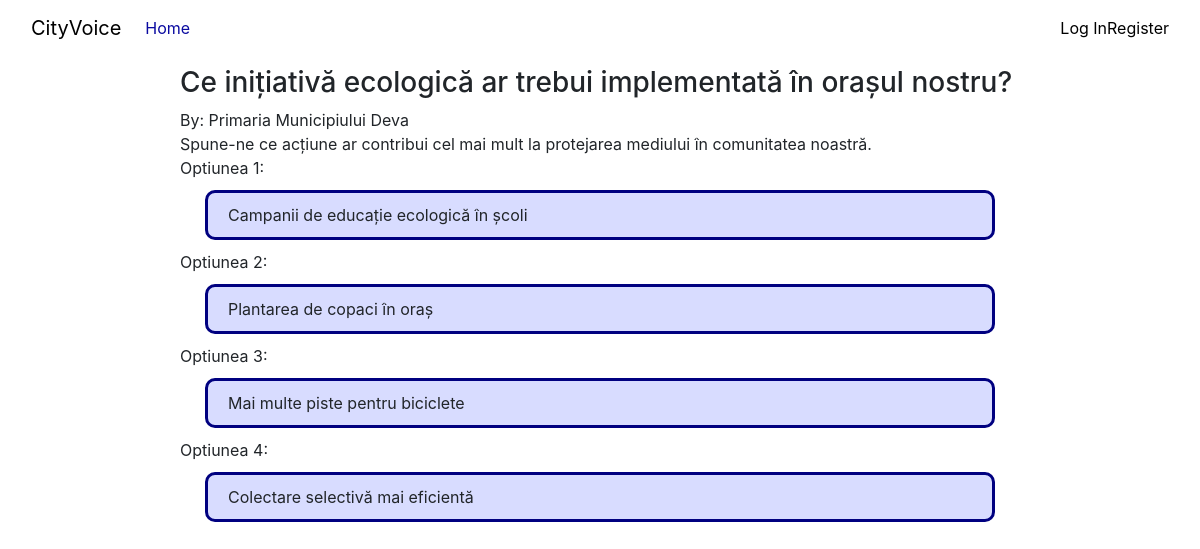
Page /poll/2 on the committed database.
### citysay/models.py (models this page shows, shortened)
class Poll(models.Model):
    creator = models.ForeignKey(User, on_delete=models.CASCADE)
    title = models.CharField(max_length=200)
    description = models.CharField(max_length=2000)
    institution = models.ForeignKey(Institution, null=True, blank=True, on_delete=models.SET_NULL)

class Institution(models.Model):
    code = models.CharField(max_length=10, unique=True)
    name = models.CharField(max_length=200)

class Option(models.Model):
    poll = models.ForeignKey(Poll, on_delete=models.CASCADE)
    title = models.CharField(max_length=400)
    number = models.IntegerField(default=0)
    votes = models.ManyToManyField(User, blank=True, related_name="option")

### citysay/views.py (the view, shortened to what this page needs)
# urls.py: path("poll/<int:poll_id>", views.poll, name="poll"),
def poll(request, poll_id):
    try:
        selected_poll = Poll.objects.get(id=poll_id)
    except Poll.DoesNotExist:
        return HttpResponse("Poll not found", status=404)
    options = Option.objects.filter(poll=selected_poll).order_by("number")
    total_votes = 0
    if not selected_poll:
        return redirect("polls")
    user_voted = False
    return render(request, "citysay/poll.html",{
        "poll": selected_poll,
        "options": options,
        "user_voted": user_voted,
        "total_votes": total_votes,
    })

### citysay/templates/citysay/poll.html (shortened to what this page needs)
{% extends "citysay/layout.html" %}
{% load static %}
{% block body %}
<div class="poll">
    <h3 class="poll-title">{{ poll.title }}</h3>
    <div class="poll-institution">By: {{ poll.institution.name }}</div>
    <div class="poll-descrition">
        {{ poll.description }}
    </div>
    {% if user.is_authenticated %}
        {% if not user_voted %}
        <div class="poll-options-container">
            {% for option in options %}
            <div class="option-number">Optiunea {{ option.number }}:</div>
            <a href="{% url 'vote' poll.id option.id %}">
                <div class="option-card d-flex flex-row">
                    <div class="option-title">{{ option.title }}</div>
                </div>
            </a>
            {% endfor %}
        </div>
        {% else %}
            <div class="poll-options-container">
                <div class="poll-voted">You have already voted!</div>
                <div class="poll-voted-text">Here are the results:</div>
                {% for option in options %}
                <div class="option-number">Optiunea {{ option.number }}:</div>
                <div class="option-card d-flex flex-row">
                    <div class="option-title">{{ option.title }}</div>
                </div>
                <div class="num_votes">Voturi: {{ option.vote_count }}</div>
                {% endfor %}
                <div class="total-num-votes">Numar total de voturi: {{ total_votes }}</div>
            </div>
        {% endif %}
    {% else %}
            <div class="poll-options-container">
                {% for option in options %}
                <div class="option-number">Optiunea {{ option.number }}:</div>
                <div class="option-card d-flex flex-row">
                    <div class="option-title">{{ option.title }}</div>
                </div>
                {% endfor %}
            </div>
    {% endif %}
</div>
{% endblock %}

### citysay/static/css/styles.css (style rules this page uses)
.option-card { margin: 10px 25px; padding: 10px 20px; background-color: rgb(216, 220, 255); border: 3px solid navy; border-radius: 10px; }

### rows in the picture
Poll: title "Ce inițiativă ecologică ar trebui implementată în orașul nostru?", institution.name "Primaria Municipiului Deva", description "Spune-ne ce acțiune ar contribui cel mai mult la protejarea mediului în comunitatea noastră."
Option: number "1", title "Campanii de educație ecologică în școli"
Option: number "2", title "Plantarea de copaci în oraș"
Option: number "3", title "Mai multe piste pentru biciclete"
Option: number "4", title "Colectare selectivă mai eficientă"
